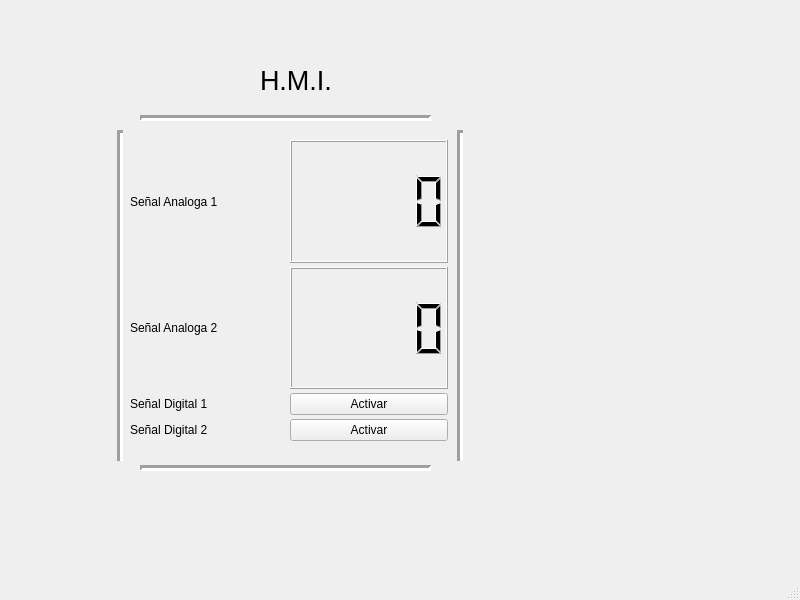
<?xml version="1.0" encoding="UTF-8"?>
<ui version="4.0">
 <class>MainWindow</class>
 <widget class="QMainWindow" name="MainWindow">
  <property name="geometry">
   <rect>
    <x>0</x>
    <y>0</y>
    <width>800</width>
    <height>600</height>
   </rect>
  </property>
  <property name="windowTitle">
   <string>MainWindow</string>
  </property>
  <widget class="QWidget" name="centralwidget">
   <widget class="QWidget" name="gridLayoutWidget">
    <property name="geometry">
     <rect>
      <x>130</x>
      <y>140</y>
      <width>318</width>
      <height>301</height>
     </rect>
    </property>
    <layout class="QGridLayout" name="gridLayout">
     <property name="horizontalSpacing">
      <number>2</number>
     </property>
     <property name="verticalSpacing">
      <number>4</number>
     </property>
     <item row="2" column="0">
      <widget class="QLabel" name="label_2">
       <property name="text">
        <string>Señal Analoga 2</string>
       </property>
      </widget>
     </item>
     <item row="5" column="0">
      <widget class="QLabel" name="label_4">
       <property name="text">
        <string>Señal Digital 2</string>
       </property>
      </widget>
     </item>
     <item row="2" column="1">
      <widget class="QLCDNumber" name="lcdsa2">
       <property name="layoutDirection">
        <enum>Qt::RightToLeft</enum>
       </property>
       <property name="autoFillBackground">
        <bool>false</bool>
       </property>
      </widget>
     </item>
     <item row="0" column="0">
      <widget class="QLabel" name="label">
       <property name="text">
        <string>Señal Analoga 1</string>
       </property>
      </widget>
     </item>
     <item row="3" column="0">
      <widget class="QLabel" name="label_3">
       <property name="text">
        <string>Señal Digital 1</string>
       </property>
      </widget>
     </item>
     <item row="5" column="1">
      <widget class="QPushButton" name="sa2button">
       <property name="text">
        <string>Activar</string>
       </property>
      </widget>
     </item>
     <item row="3" column="1">
      <widget class="QPushButton" name="sa1button">
       <property name="text">
        <string>Activar</string>
       </property>
      </widget>
     </item>
     <item row="0" column="1">
      <widget class="QLCDNumber" name="lcdsa1"/>
     </item>
    </layout>
   </widget>
   <widget class="Line" name="line">
    <property name="geometry">
     <rect>
      <x>140</x>
      <y>460</y>
      <width>291</width>
      <height>16</height>
     </rect>
    </property>
    <property name="lineWidth">
     <number>3</number>
    </property>
    <property name="orientation">
     <enum>Qt::Horizontal</enum>
    </property>
   </widget>
   <widget class="Line" name="line_2">
    <property name="geometry">
     <rect>
      <x>140</x>
      <y>110</y>
      <width>291</width>
      <height>16</height>
     </rect>
    </property>
    <property name="lineWidth">
     <number>3</number>
    </property>
    <property name="orientation">
     <enum>Qt::Horizontal</enum>
    </property>
   </widget>
   <widget class="Line" name="line_3">
    <property name="geometry">
     <rect>
      <x>110</x>
      <y>130</y>
      <width>20</width>
      <height>331</height>
     </rect>
    </property>
    <property name="lineWidth">
     <number>3</number>
    </property>
    <property name="orientation">
     <enum>Qt::Vertical</enum>
    </property>
   </widget>
   <widget class="Line" name="line_4">
    <property name="geometry">
     <rect>
      <x>450</x>
      <y>130</y>
      <width>20</width>
      <height>331</height>
     </rect>
    </property>
    <property name="lineWidth">
     <number>3</number>
    </property>
    <property name="orientation">
     <enum>Qt::Vertical</enum>
    </property>
   </widget>
   <widget class="QLabel" name="label_5">
    <property name="geometry">
     <rect>
      <x>260</x>
      <y>60</y>
      <width>71</width>
      <height>41</height>
     </rect>
    </property>
    <property name="font">
     <font>
      <pointsize>20</pointsize>
     </font>
    </property>
    <property name="frameShadow">
     <enum>QFrame::Plain</enum>
    </property>
    <property name="lineWidth">
     <number>3</number>
    </property>
    <property name="text">
     <string>H.M.I.</string>
    </property>
   </widget>
  </widget>
  <widget class="QMenuBar" name="menubar">
   <property name="geometry">
    <rect>
     <x>0</x>
     <y>0</y>
     <width>800</width>
     <height>21</height>
    </rect>
   </property>
  </widget>
  <widget class="QStatusBar" name="statusbar"/>
 </widget>
 <resources/>
 <connections/>
</ui>
